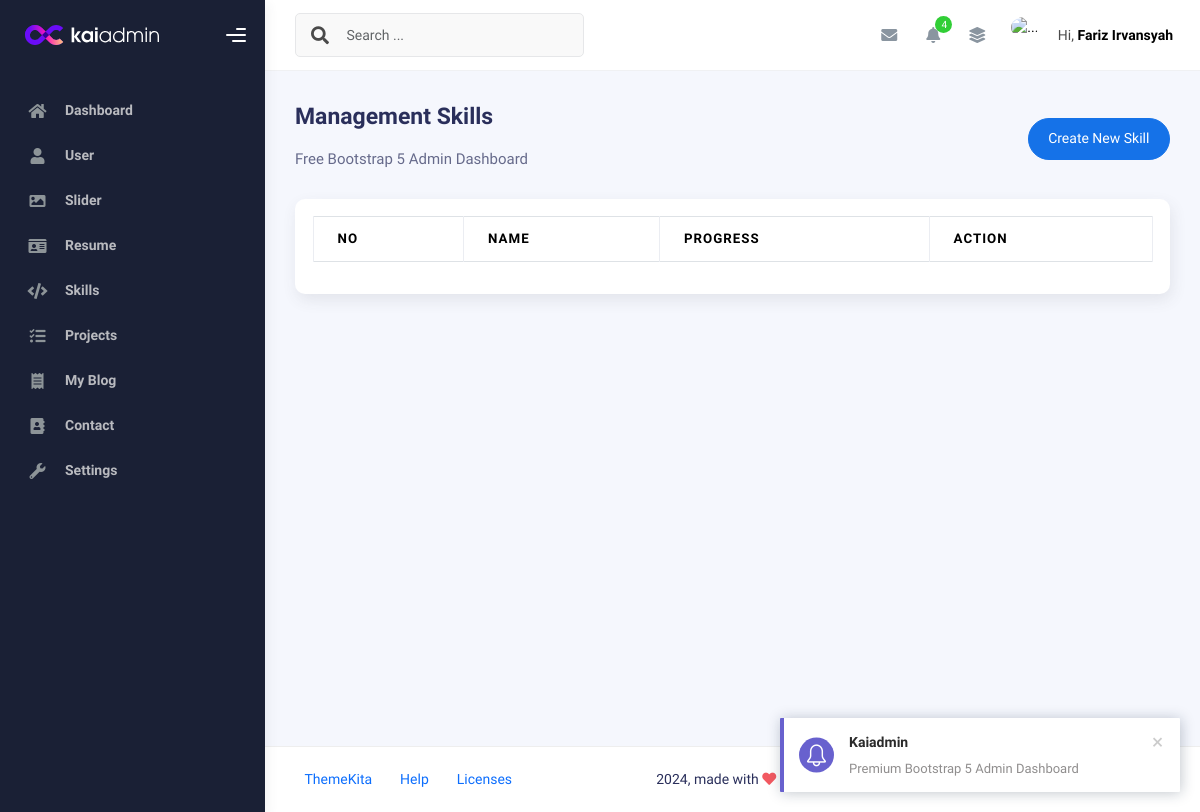
Page /admin/app.php?page=skills (signed in) on the earlier database version.
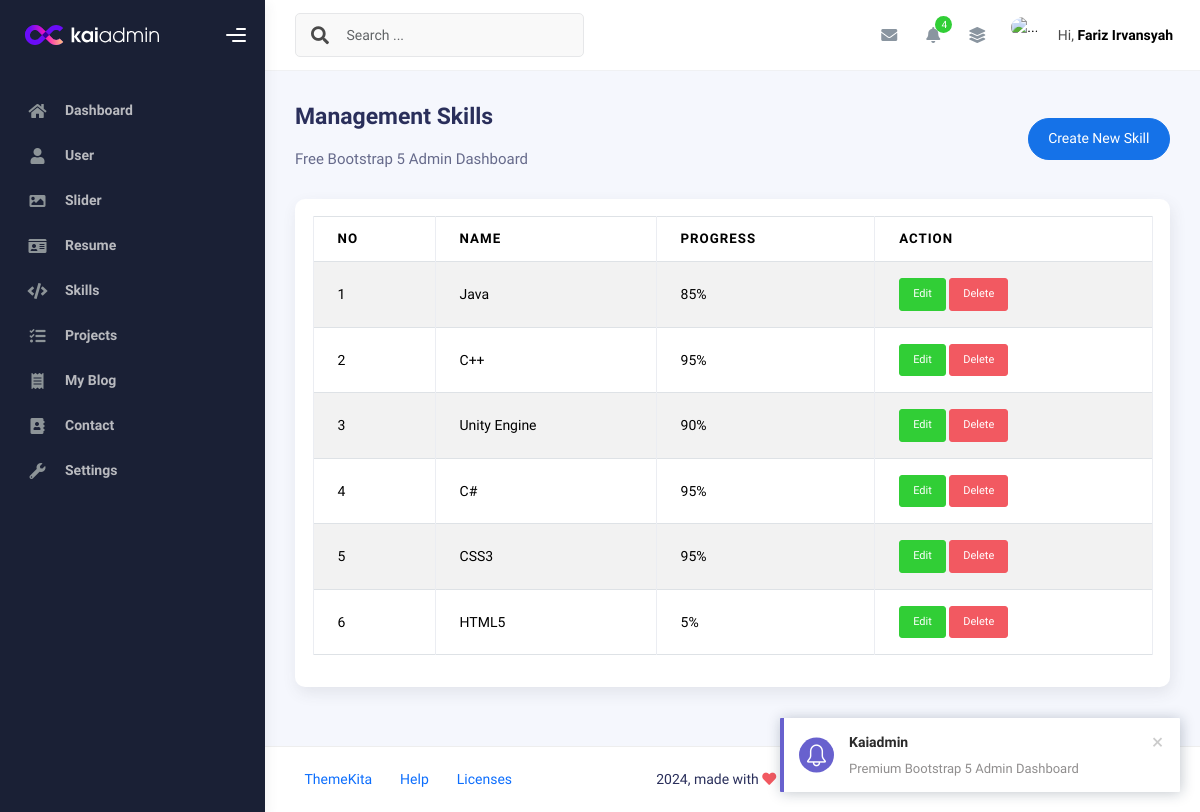
Same page on the later database version.
### tables this page shows
CREATE TABLE `skills` (
  `id` int(11) NOT NULL,
  `name` varchar(50) NOT NULL,
  `progress` int(3) NOT NULL,
  `created_at` timestamp NOT NULL DEFAULT current_timestamp(),
  `updated-at` timestamp NULL DEFAULT NULL ON UPDATE current_timestamp()
);

### admin/skills.php (the view, shortened to what this page needs)
<?php
$query = mysqli_query($conn, "SELECT * FROM skills ORDER BY id DESC");
$rows = mysqli_fetch_all($query, MYSQLI_ASSOC);
?>
<div class="d-flex align-items-left align-items-md-center flex-column flex-md-row pt-2 pb-4">
  <div>
    <h3 class="fw-bold mb-3">Management Skills</h3>
    <h6 class="op-7 mb-2">Free Bootstrap 5 Admin Dashboard</h6>
  </div>
  <div class="ms-md-auto py-2 py-md-0">
    <a href="app.php?page=create-skill" class="btn btn-primary btn-round">Create New Skill</a>
  </div>
</div>
<div class="row">
  <div class="col-sm-6 col-md-12">
    <div class="card">
      <div class="card-body">
        <table class="table table-bordered table-striped">
          <thead>
            <tr>
              <th>No</th>
              <th>Name</th>
              <th>Progress</th>
              <th>Action</th>
            </tr>
          </thead>
          <tbody>
            <?php foreach ($rows as $index => $row): ?>
              <tr>
                <td><?php echo $index += 1 ?></td>
                <td><?php echo $row['name'] ?></td>
                <td><?php echo $row['progress'] . "%" ?></td>
                <td>
                  <a class="btn btn-success btn-sm" href="app.php?page=create-skill&edit=<?php echo $row['id'] ?>">Edit</a>
                  <a onclick="return confirm('Are you sure wanna delete this data?')" class="btn btn-danger btn-sm"
                    href="app.php?page=skills&delete=<?php echo $row['id'] ?>">Delete</a>
                </td>
              </tr>
            <?php endforeach ?>
          </tbody>
        </table>
      </div>
    </div>
  </div>
</div>

Differences in the rows shown:
added skills: index "1", name "Java", progress "85"
added skills: index "2", name "C++", progress "95"
added skills: index "3", name "Unity Engine", progress "90"
added skills: index "4", name "C#", progress "95"
added skills: index "5", name "CSS3", progress "95"
added skills: index "6", name "HTML5", progress "5"
